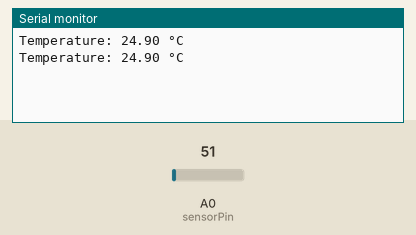
The sketch below on a simulated Arduino Uno, built with avr-gcc and run on an emulated ATmega328P. Shown: the last lines printed to the serial monitor. The inputs (shaded band) are chosen by the test bench; at power-on: A0 (sensorPin) = 51.

Above: at 1.8 s.
1.9 s: A0 (sensorPin) set to 61
At 2.3 s:
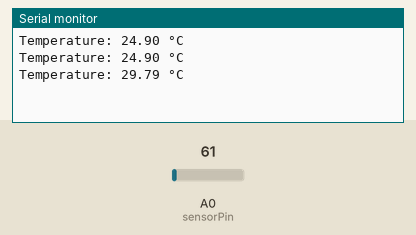
3.4 s: A0 (sensorPin) set to 71
At 4.8 s:
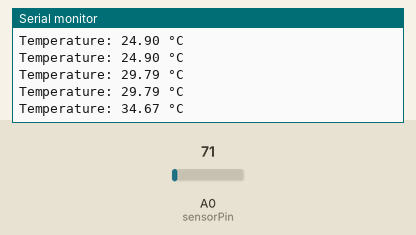
Timing chart, 0 to 6.4 s (numbered marks = the images above; inputs shaded):
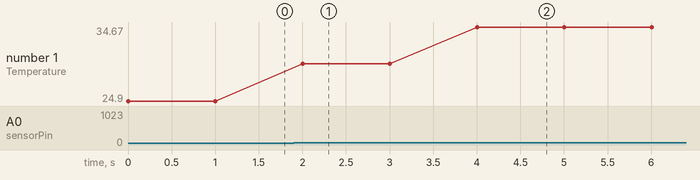

The sketch:

temp_basic.ino
```cpp
// Basic Temperature Reading using LM35
const int sensorPin = A0;
float temperature;

void setup() {
  Serial.begin(9600);
}

void loop() {
  int reading = analogRead(sensorPin);
  temperature = (reading * 5.0 * 100.0) / 1024.0;
  Serial.print("Temperature: ");
  Serial.print(temperature);
  Serial.println(" °C");
  delay(1000);
}
```

Measured:
- after the input at 1.9 s, the serial monitor: prints a new line after 0.10 s (image 1)
- after the input at 3.4 s, the serial monitor: prints a new line after 0.60 s (image 2)
- plotted number 1: 24.9 → 29.79 after the input at 1.9 s, 29.79 → 34.67 after the input at 3.4 s
